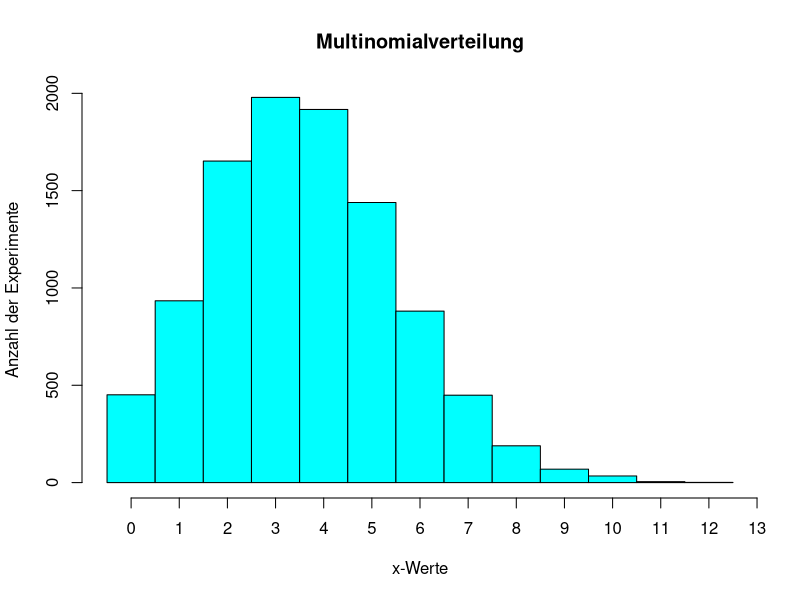
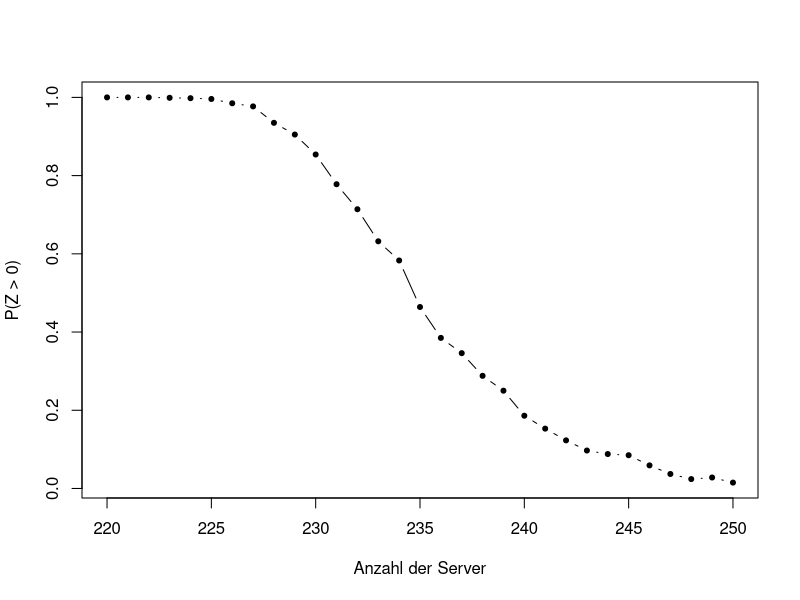

R code for these plots, in order:

#a)
#function to generate multinomial distributed vector
#and return number of servers with users > 300 
server <- function(u,k){
  Z = 0;
  prob = rep(1/k,k);
  #create vector with rmultinom
  vec = rmultinom(1,u,prob);
  for(i in 1:length(vec[,1])){
    # check for 300 or more user servers
    if(vec[i,1] > 300){
      Z = Z + 1;
    }
  }
  return(Z);
}

#b)
#repeat experiment 1000 times
Z = replicate(10^4,server(60000,225));
hist(Z,
     breaks=min(Z):((max(Z)+1)-0.5),
     main = "Multinomialverteilung",
     xlab = "x-Werte",
     ylab = "Anzahl der Experimente",
     xaxt = 'n',
     col = 'cyan'
     );
axis(1,min(Z):max(Z)+0.5,min(Z):max(Z));

#c)
#counter to check if a server has at least 300 users
prob = c();
for(k in 0:30){
  print(k)
  counter = 0; 
  Z = replicate(10^3,server(60000,220+k));
  for(i in 1:length(Z)){
    if(Z[i] > 0){
      counter = counter + 1;
    }
  }
  #fill prob 
  prob[k+1] = counter / 10^3;
}
plot(220:250,
     prob,
     type='b',
     xlab='Anzahl der Server',
     ylab='P(Z > 0)',
     pch=20
     )

 